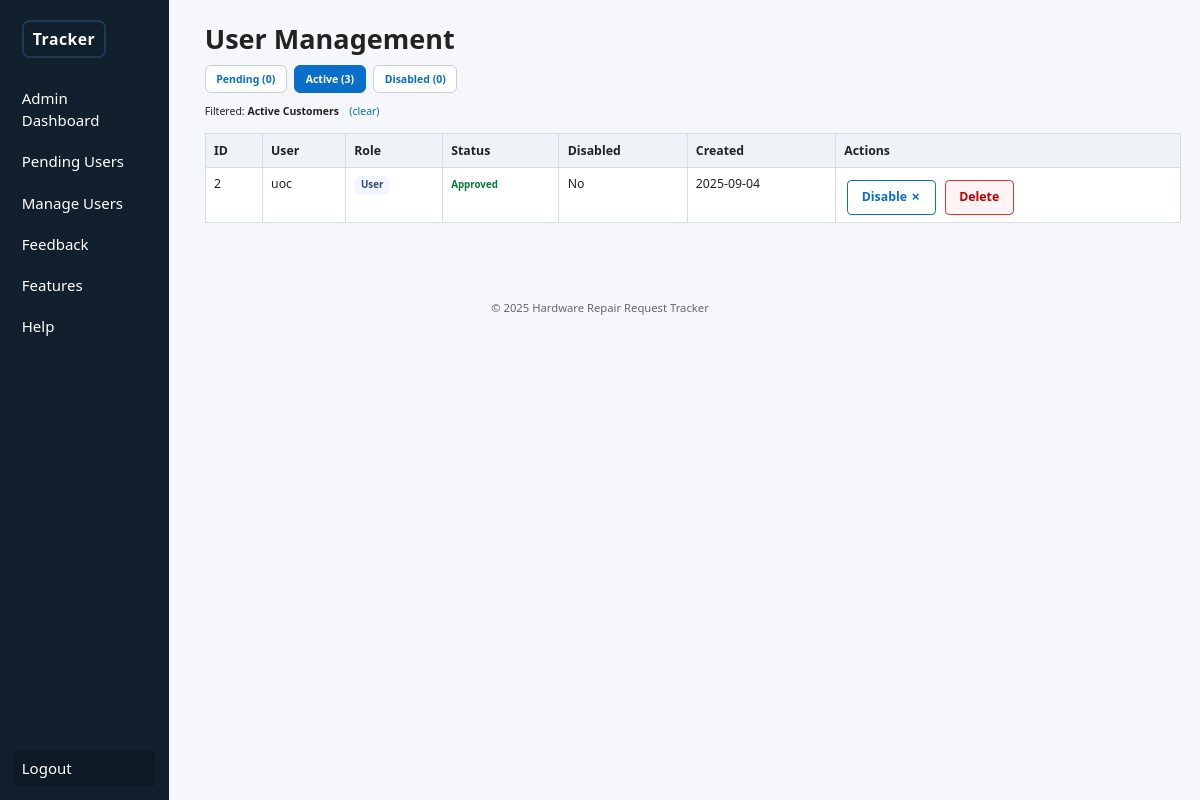
The app's page /admin/users_manage.php?filter=active_customers (signed in) with its own data.
### tables this page shows
CREATE TABLE users (
  user_id INT AUTO_INCREMENT PRIMARY KEY,
  username VARCHAR(50) NOT NULL UNIQUE,
  password VARCHAR(255) NOT NULL,
  role ENUM('admin','user','technician') NOT NULL DEFAULT 'user',
  status ENUM('pending','approved','rejected') NOT NULL DEFAULT 'pending',
  is_disabled TINYINT(1) NOT NULL DEFAULT 0,
  created_at TIMESTAMP DEFAULT CURRENT_TIMESTAMP
);

### admin/users_manage.php (the view, shortened to what this page needs)
<?php require_once __DIR__ . '/../config.php';
require_once __DIR__ . '/../db.php';
$tab = $_GET['tab'] ?? 'active';
$roleFilter = null;
if (isset($_GET['filter'])) {
  if ($_GET['filter'] === 'active_customers') {
    $tab = 'active';
    $roleFilter = 'user';
  } elseif ($_GET['filter'] === 'active_techs') {
    $tab = 'active';
    $roleFilter = 'technician';
  }
}
$baseQuery = "SELECT user_id,username,role,status,is_disabled,created_at FROM users";
switch ($tab) {
  default:
    $q = $baseQuery . " WHERE status='approved' AND (is_disabled=0 OR is_disabled IS NULL)";
    if ($roleFilter) {
      $q .= " AND role='" . $mysqli->real_escape_string($roleFilter) . "'";
    }
    $q .= " ORDER BY created_at DESC";
    $tab = 'active';
}
$users = $mysqli->query($q);
$cntPending = $mysqli->query("SELECT COUNT(*) c FROM users WHERE status='pending'")->fetch_assoc()['c'];
$cntActive = $mysqli->query("SELECT COUNT(*) c FROM users WHERE status='approved' AND (is_disabled=0 OR is_disabled IS NULL)")->fetch_assoc()['c'];
$cntDisabled = $mysqli->query("SELECT COUNT(*) c FROM users WHERE is_disabled=1")->fetch_assoc()['c'];
?>
<?php include __DIR__ . '/../partials/header.php'; ?>
<h1>User Management</h1>
<div class="tabs" style="margin-top:.5rem;margin-bottom:.75rem;display:flex;gap:.5rem;flex-wrap:wrap;">
  <a class="tab-link<?= $tab === 'pending' ? ' active' : '' ?>" href="?tab=pending">Pending (<?= $cntPending ?>)</a>
  <a class="tab-link<?= $tab === 'active' ? ' active' : '' ?>" href="?tab=active">Active (<?= $cntActive ?>)</a>
  <a class="tab-link<?= $tab === 'disabled' ? ' active' : '' ?>" href="?tab=disabled">Disabled (<?= $cntDisabled ?>)</a>
</div>
<?php if ($roleFilter): ?>
  <div style="margin:.3rem 0 .5rem;font-size:.7rem;">Filtered: <strong><?= $roleFilter === 'user' ? 'Active Customers' : 'Active Technicians' ?></strong> <a href="users_manage.php?tab=active" style="margin-left:.5rem;">(clear)</a></div>
<?php endif; ?>
<table class="table">
  <tr>
    <th>ID</th>
    <th>User</th>
    <th>Role</th>
    <th>Status</th>
    <th>Disabled</th>
    <th>Created</th>
    <th>Actions</th>
  </tr>
  <?php while ($u = $users->fetch_assoc()): ?>
    <tr>
      <td><?= $u['user_id'] ?></td>
      <td><?= htmlspecialchars($u['username']) ?></td>
      <td><span class="role-badge role-<?= $u['role'] ?>"><?= $u['role'] ?></span></td>
      <td><span class="status-text status-<?= $u['status'] ?>"><?= $u['status'] ?></span></td>
      <td><?= $u['is_disabled'] ? 'Yes' : 'No' ?></td>
      <td><?= substr($u['created_at'], 0, 10) ?></td>
      <td style="white-space:nowrap;">
        <?php if ($u['role'] != 'admin'): ?>
          <?php if (!$u['is_disabled']): ?>
            <a class="btn outline" href="?disable=<?= $u['user_id'] ?>">Disable ✗</a>
          <?php else: ?>
            <a class="btn" href="?enable=<?= $u['user_id'] ?>">Enable ↺</a>
          <?php endif; ?>
          <a class="btn outline" style="background:#fff3f3;border-color:#d33;color:#b00" href="?delete=<?= $u['user_id'] ?>" onclick="return confirm('Delete user?');">Delete</a>
        <?php endif; ?>
      </td>
    </tr>
  <?php endwhile; ?>
</table>
<?php include __DIR__ . '/../partials/footer.php'; ?>

### assets/css/style.css (style rules this page uses)
* { box-sizing: border-box; font-family: system-ui, -apple-system, Segoe UI, Roboto, sans-serif; margin: 0; padding: 0 }
html { font-size: 15px; }
body { background: #f5f7fa; color: #222; line-height: 1.45; font-size: .9rem; }
a { color: #0a6ecb; text-decoration: none }
button, .btn { display: inline-block; background: #0a6ecb; color: #fff; border: none; padding: .5rem .9rem; border-radius: .28rem; font-size: .82rem; font-weight: 600; cursor: pointer; margin: .3rem .2rem 0; }
.btn.outline { background: #fff; color: #0a6ecb; border: 1px solid #0a6ecb }
.table { width: 100%; border-collapse: collapse; margin: .9rem 0; background: #fff }
.table th, .table td { padding: .5rem .55rem; border: 1px solid #d6dde3; font-size: .82rem; text-align: left; vertical-align: top }
.table th { background: #eef3f7; font-weight: 600 }
.role-badge { display: inline-block; padding: .15rem .45rem; border-radius: .5rem; font-size: .65rem; font-weight: 600; background: #e5e9ef; color: #123; text-transform: capitalize; }
.role-user { background: #f1f5ff; color: #314b7d; }
.status-text { font-size: .65rem; font-weight: 600; text-transform: capitalize; }
.status-approved { color: #067a36; }
.tabs .tab-link { padding: .35rem .7rem; border: 1px solid #c5d0d9; border-radius: .4rem; background: #fff; font-size: .7rem; font-weight: 600; text-decoration: none; }
.tabs .tab-link.active { background: #0a6ecb; color: #fff; border-color: #0a6ecb; }

### records on screen
users: user_id "2", username "uoc", role "User", status "Approved", is_disabled "No", created_at "2025-09-04"

### other values on screen
$cntPending "0"
$cntActive "3"
$cntDisabled "0"
